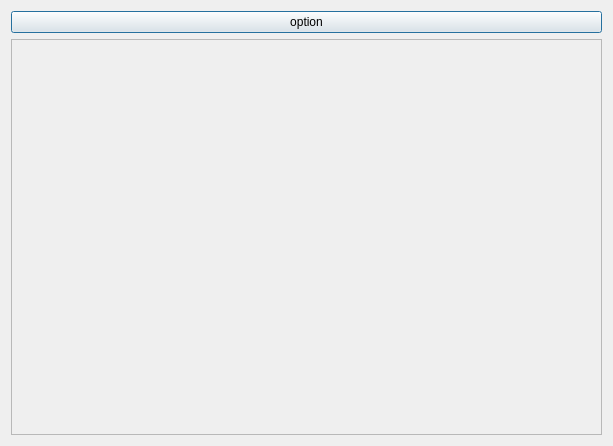
<?xml version="1.0" encoding="UTF-8"?>
<ui version="4.0">
 <class>live</class>
 <widget class="QDialog" name="live">
  <property name="geometry">
   <rect>
    <x>0</x>
    <y>0</y>
    <width>613</width>
    <height>446</height>
   </rect>
  </property>
  <property name="windowTitle">
   <string>Dialog</string>
  </property>
  <layout class="QVBoxLayout" name="verticalLayout">
   <item>
    <widget class="QPushButton" name="optioncam">
     <property name="text">
      <string>option</string>
     </property>
    </widget>
   </item>
   <item>
    <widget class="QScrollArea" name="scrollArea">
     <property name="widgetResizable">
      <bool>true</bool>
     </property>
     <widget class="QWidget" name="scrollAreaWidgetContents">
      <property name="geometry">
       <rect>
        <x>0</x>
        <y>0</y>
        <width>593</width>
        <height>397</height>
       </rect>
      </property>
      <widget class="QLabel" name="label">
       <property name="geometry">
        <rect>
         <x>0</x>
         <y>-70</y>
         <width>601</width>
         <height>471</height>
        </rect>
       </property>
       <property name="text">
        <string/>
       </property>
       <property name="pixmap">
        <pixmap>../Desktop/supermarket-store-interior-with-customers-blurred-background_v_pvxpehe__F0000.png</pixmap>
       </property>
       <property name="scaledContents">
        <bool>true</bool>
       </property>
      </widget>
     </widget>
    </widget>
   </item>
  </layout>
 </widget>
 <resources/>
 <connections/>
</ui>
